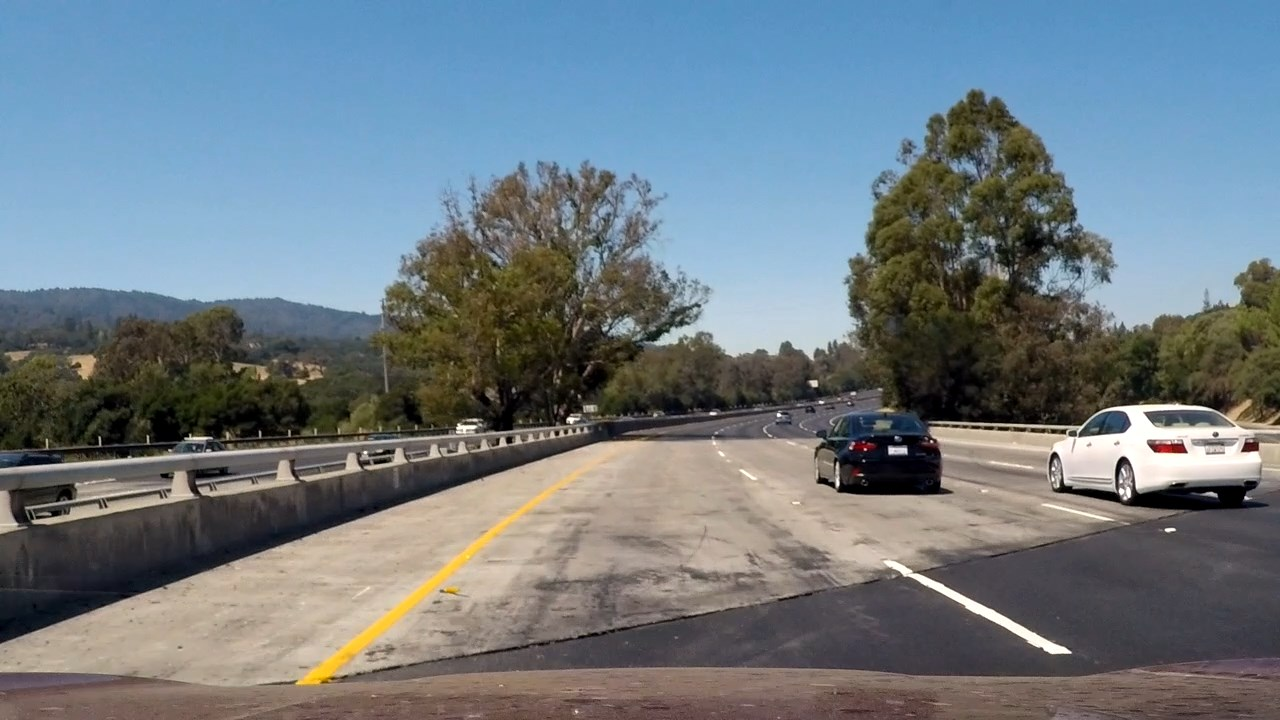
#> input picture images_challenge/challenge_1.jpg, 1280 x 720 px; its folder holds only this picture in this run
$ python Lane_detect_images.py
#> lines starting #> are read from the running program, lines starting #| are printed output that depends on the picture; after the words box and inside, x2 and y2 are one past the last pixel; in counts of white or black regions, pixels touching at a corner belong together
# -*- coding: utf-8 -*-
"""
Created on Fri Jul 14 15:49:36 2017

@author: Toshiharu
"""

import matplotlib.pyplot as plt
import matplotlib.image as mpimg
import numpy as np
import cv2
import math

import glob, os
# [4 lines of commented-out code are left out]

def grayscale(img):
    # Grayscale transform
    return cv2.cvtColor(img, cv2.COLOR_RGB2GRAY)

def colorFilter(img,lowerColor,upperColor):
    """
    Isolate certain color range of image
    To isolate multiple colors, isolate them separately and bitwise added them
    color is assumed in RGB format
    """
    return cv2.inRange(img,lowerColor,upperColor)

def canny(img, low_threshold, high_threshold):
    """Applies the Canny transform"""
    return cv2.Canny(img, low_threshold, high_threshold)

def gaussianBlur(img, kernel_size):
    """Applies a Gaussian Noise kernel"""
    return cv2.GaussianBlur(img, (kernel_size, kernel_size), 0)

def roi(img, vertices):
    """
    Applies an image mask.
        Only keeps the region of the image defined by the polygon
    formed from `vertices`. The rest of the image is set to black.
    """
    """defining a blank mask to start with"""
    mask = np.zeros_like(img)

    """defining a 3 channel or 1 channel color to fill the mask with depending
    on the input image
    """
    if len(img.shape) > 2:
        channel_count = img.shape[2]  # i.e. 3 or 4 depending on your image
        ignore_mask_color = (255,) * channel_count
    else:
        ignore_mask_color = 255

    """filling pixels inside the polygon defined by "vertices" with the
    fill color
    """
    cv2.fillPoly(mask, vertices, ignore_mask_color)
    plt.figure()
    plt.imshow(image)
    plt.contour(mask,colors='b',linestyles='dashed')

    """returning the image only where mask pixels are nonzero"""
    masked_image = cv2.bitwise_and(img, mask)
    return masked_image

def Lane_lines_fit(houghLines,poly_degree=1):
    """
    The points obtained from the Hough transformation are used to
    identify the polynomial curve parameters using the function polyfit
    The outputs of the Lane_lines_fit function are the left and right
    curve
    """
    leftPoints  =[[],[]]
    rightPoints =[[],[]]
    leftCurve = np.zeros(shape=(1,2))
    rightCurve = np.zeros(shape=(1,2))

    for line in houghLines:
        for x1,y1,x2,y2 in line:
            #if m< 0, left line
            m = (y1-y2)/(x1-x2)
#            print(m)
            if m<-0.5:
                leftPoints=np.append(leftPoints,[[x1,x2],[y1,y2]],axis=1)
            elif m>0.5:
               rightPoints=np.append(rightPoints,[[x1,x2],[y1,y2]],axis=1)

#    print(rightPoints)
    leftCurve=np.polyfit(leftPoints[1,:],leftPoints[0,:],poly_degree)  #    x=f(y)
    rightCurve=np.polyfit(rightPoints[1,:],rightPoints[0,:],poly_degree)  # x=f(y)

    return leftCurve,rightCurve

def hough_lines(img, rho, theta, threshold, min_line_len, max_line_gap):
    """
    `img` should be the output of a Canny transform.

    Returns an image with hough lines drawn.
    """
    lines = cv2.HoughLinesP(img, rho, theta, threshold, np.array([]), minLineLength=min_line_len, maxLineGap=max_line_gap)
#    line_img = np.zeros((img.shape[0], img.shape[1], 3), dtype=np.uint8)
    line_img = np.copy(img)*0

    for line in lines:
        for x1,y1,x2,y2 in line:
            cv2.line(line_img, (x1, y1), (x2, y2), (255,0, 0), thickness=2)
# [5 lines of commented-out code are left out]
    return lines

def weighted_img(img, initial_img, α=0.8, β=1., λ=0.):
    """
    `img` is the output of the hough_lines(), An image with lines drawn on it.
    Should be a blank image (all black) with lines drawn on it.

    `initial_img` should be the image before any processing.

    The result image is computed as follows:

    initial_img * α + img * β + λ
    NOTE: initial_img and img must be the same shape!
    """
    return cv2.addWeighted(initial_img, α, img, β, λ)

def drawLines(img,leftCurve,rightCurve,verLim):
    """
    This function takes an image, and the curve equation of the left and right
    lanes. Then, it draws this two curves over the image.

    By default, both equation start at the bottom of the figure and finish at
    y = verLim
    """
    """ Left line initial and end points"""
    imshape = img.shape
    y1_left = imshape[0]
    x1_left = int(y1_left*leftCurve[0]+leftCurve[1])

    y2_left = verLim
    x2_left = int(y2_left*leftCurve[0]+leftCurve[1])

    """ Right line initial and end points """
    y1_right = imshape[0]
    x1_right = int(y1_right*rightCurve[0]+rightCurve[1])

    y2_right = verLim
    x2_right = int(y2_right*rightCurve[0]+rightCurve[1])

    fit_line_image = np.copy(img)*0

    """ Drawing the curves """
    cv2.line(fit_line_image,(x1_left,y1_left),(x2_left,y2_left),(0,0,255),10)
    cv2.line(fit_line_image,(x1_right,y1_right),(x2_right,y2_right),(0,0,255),10)

    """
    Overlaying the curves on the input image, applying a previous transparency
    transformation
    """
    return  weighted_img(image,fit_line_image,0.8,1,0)


###############################################################################

#imagesFolder = "test_images"
imagesFolder = "images_challenge"
outputFolder = "images_output"
#init(imagesFolder)  # Change dir to to imagesFolder
#

for file in os.listdir(imagesFolder):
    if file.endswith(".jpg"):
#        image = mpimg.imread(imagesFolder+"/"+file)
        image = cv2.imread(imagesFolder+"/"+file)
#> image is the input picture: shape (720, 1280, 3); mean B, G, R 130.1, 122.7, 111.3

        #Filter white color  in BGR order!!!
        lowerWhite = np.array([195,195,195])
        upperWhite = np.array([255,255,255])

#        lowerYellow = np.array([80, 190, 215])
#        upperYellow = np.array([150, 255, 255])

        """Challenge colors"""
#        lowerYellow = np.array([30, 180, 215])
#        upperYellow = np.array([150, 255, 255])
        lowerYellow = np.array([15, 170, 215])
        upperYellow = np.array([160, 255, 255])

        imageWhites = colorFilter(image,lowerWhite,upperWhite)
#> in colorFilter, `return cv2.inRange(img,lowerColor,upperColor)`:
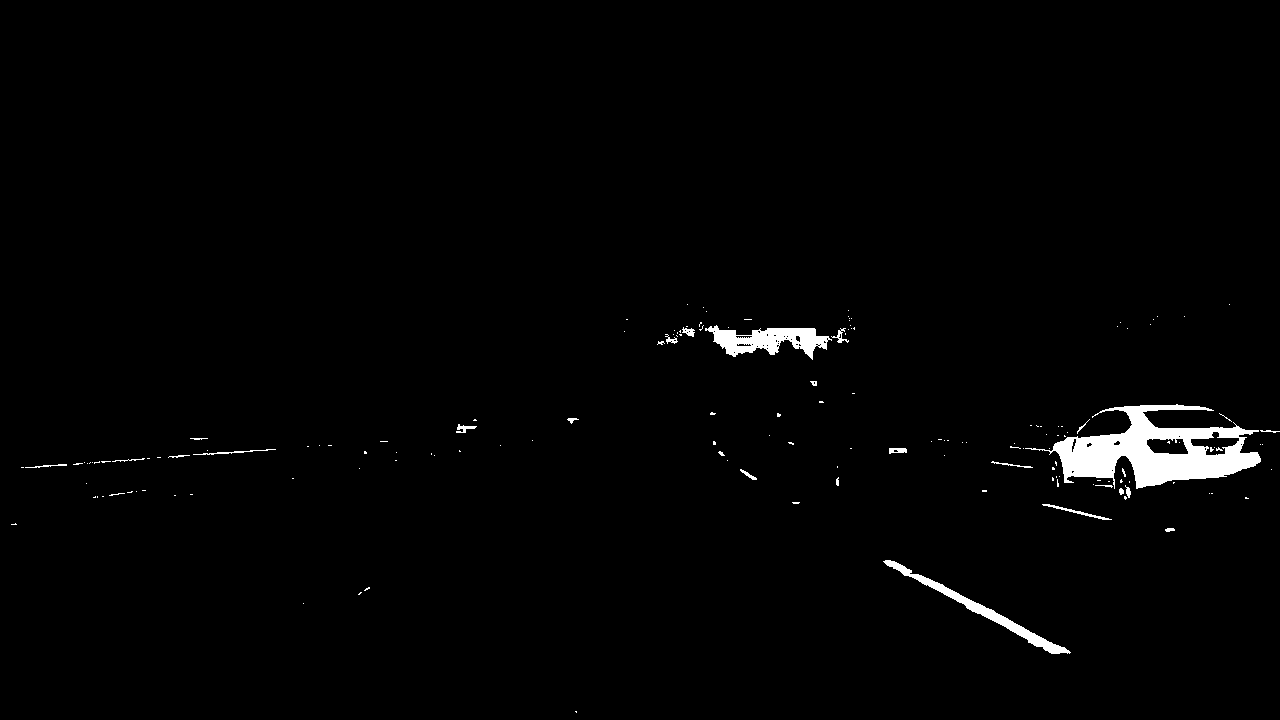
#> returned value: shape (720, 1280); 1.5% white; 160 white regions (135 under 20 px), largest, box (x1, y1, x2, y2) and area: (1025, 404, 1261, 489) 8601, (705, 325, 832, 360) 2151, (883, 560, 1071, 654) 1665
        imageYellows = colorFilter(image,lowerYellow,upperYellow)
        imageFiltered = cv2.bitwise_or(imageWhites, imageYellows)
#> imageFiltered: shape (720, 1280); 2.1% white; 167 white regions (139 under 20 px), largest, box (x1, y1, x2, y2) and area: (1025, 404, 1261, 489) 8601, (296, 461, 600, 684) 4828, (705, 325, 832, 360) 2151

        plt.figure()
        plt.imshow(imageFiltered)
    # [4 lines of commented-out code are left out]

        """ Masking Region of interest"""
        imshape = image.shape
        #        vertices = np.array([[(0,imshape[0]),(450, 300), (500,300), (imshape[1],imshape[0])]], dtype=np.int32)
        """ Challenge"""
        vertices = np.array([[(0,660),(550, 450), (730,450), (imshape[1],660)]], dtype=np.int32)
        maskedImg = roi(imageFiltered,vertices)
#> in roi, `masked_image = cv2.bitwise_and(img, mask)`:
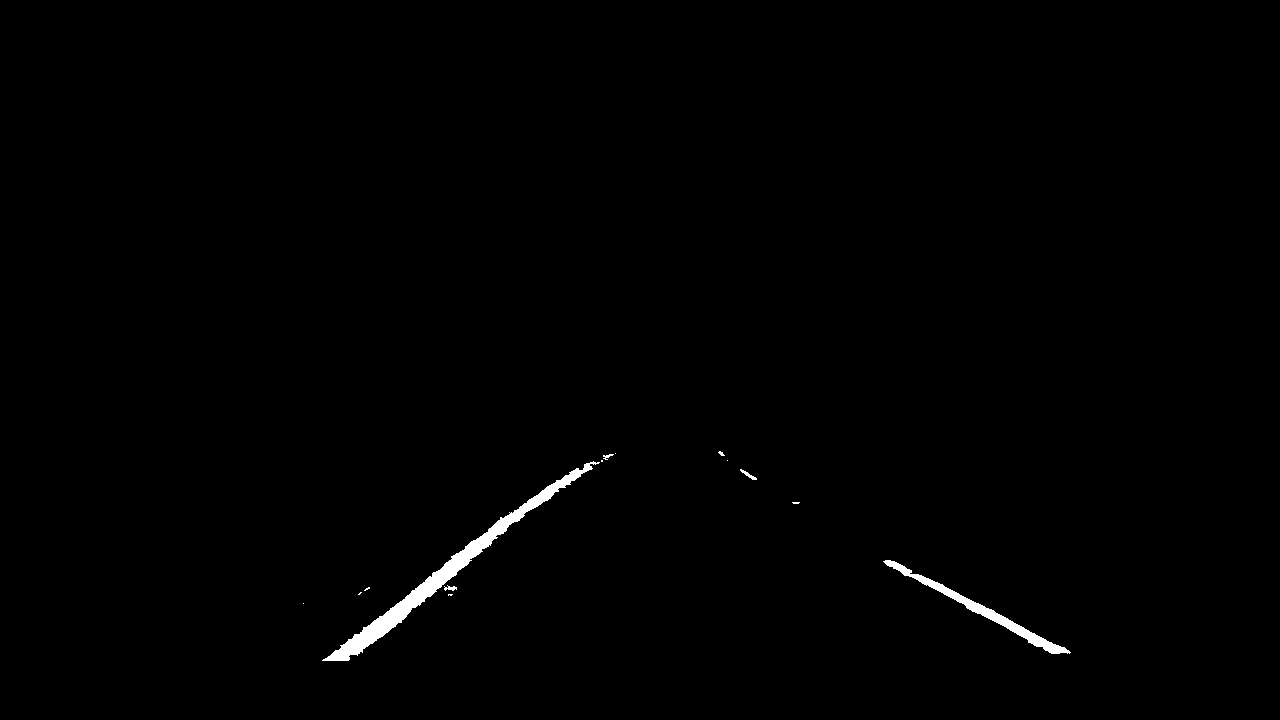
#> masked_image: shape (720, 1280); 0.67% white; 14 white regions (9 under 20 px), largest, box (x1, y1, x2, y2) and area: (322, 461, 600, 661) 4267, (883, 560, 1071, 654) 1665, (740, 469, 757, 480) 57, (444, 585, 457, 591) 44, (603, 454, 614, 460) 31

#        gray = cv2.cvtColor(image,cv2.COLOR_RGB2GRAY)

        """ Define a kernel size and apply Gaussian smoothing"""
        blur_gray = gaussianBlur(maskedImg,kernel_size=5)

        # Define our parameters for Canny and apply
        low_threshold = 50
        high_threshold = 200
#        edges = canny(blur_gray, low_threshold, high_threshold)
#        plt.figure()
#        plt.imshow(edges)


        """
        Define the Hough transform parameters
        Make a blank the same size as our image to draw on
        """
        rho = 1 # distance resolution in pixels of the Hough grid
        theta = np.pi/180 # angular resolution in radians of the Hough grid
        threshold =30  #1   # minimum number of votes (intersections in Hough grid cell)
        min_line_length = 20 #5 #minimum number of pixels making up a line
        max_line_gap = 15 #1   # maximum gap in pixels between connectable line segments
        line_image = np.copy(image)*0 # creating a blank to draw lines on
#> line_image: shape (720, 1280, 3); every value is 0

        """ Run Hough on edge detected image"""
        houghLines = hough_lines(blur_gray, rho, theta, threshold, min_line_length, max_line_gap)
#> in hough_lines, `lines = cv2.HoughLinesP(img, rho, theta, threshold, np.array([]), minL..`: lines = 57 rows, first 6: [327, 662, 605, 453], [320, 660, 545, 484], [322, 662, 592, 459], [330, 662, 609, 452], [325, 662, 602, 453], [333, 662, 613, 451]
#> the loop in hough_lines, `for line in lines:` made 57 passes
#> after the loop in hough_lines, `for line in lines:`:
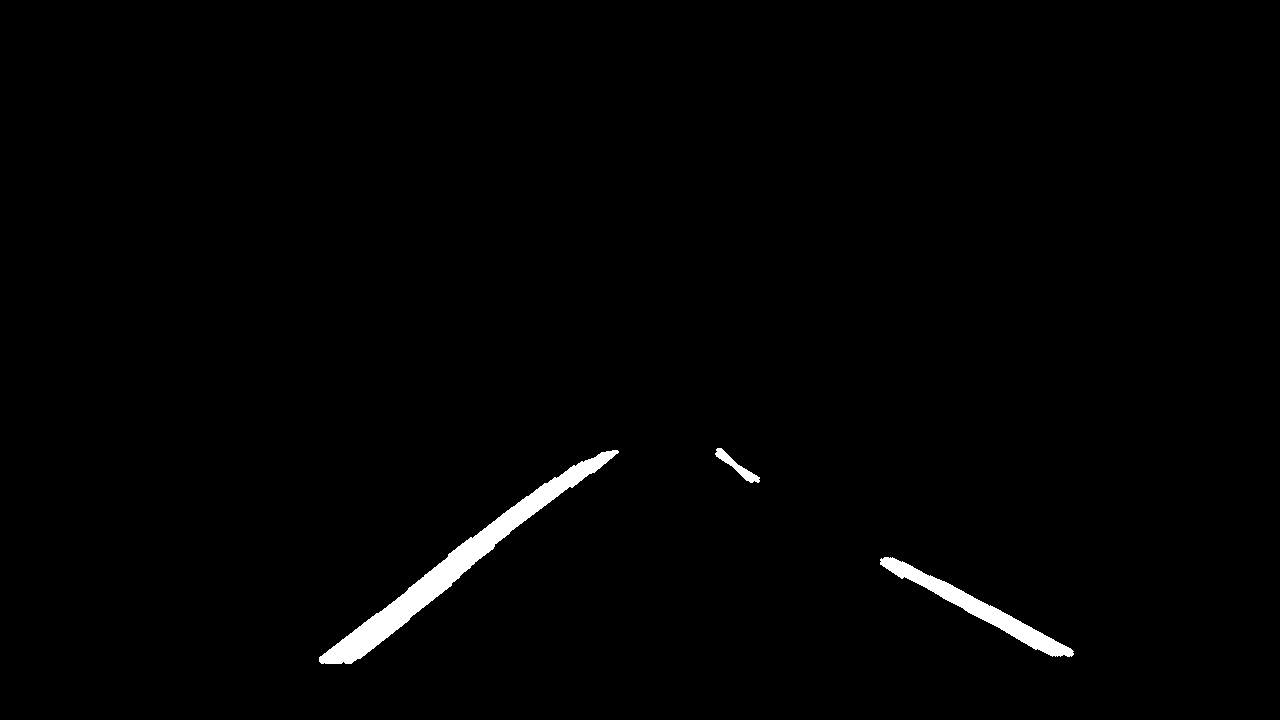
#> line_img: shape (720, 1280); 1.2% white; 3 white regions, box (x1, y1, x2, y2) and area: (319, 450, 619, 664) 7458, (880, 557, 1074, 657) 3187, (715, 448, 760, 483) 410
#> houghLines has the same summary as lines in hough_lines
        #print(houghLines)

        """ Identified the curve equation of each, left and right lanes"""
        leftCurve,rightCurve = Lane_lines_fit(houghLines,poly_degree=1)
#> the loop in Lane_lines_fit, `for line in houghLines:` made 57 passes
#> leftCurve = [-1.3, 1190.4]; rightCurve = [1.74, -78.2]

#        verLim = 350 # Vertical limit to draw the identified lane's curves
        """Challenge verLim"""
        verLim = 450

        output_img = drawLines(image,leftCurve,rightCurve,verLim)
#> in drawLines, `x1_left = int(y1_left*leftCurve[0]+leftCurve[1])`: x1_left = 257
#> in drawLines, `x2_left = int(y2_left*leftCurve[0]+leftCurve[1])`: x2_left = 607
#> in drawLines, `x1_right = int(y1_right*rightCurve[0]+rightCurve[1])`: x1_right = 1171
#> in drawLines, `x2_right = int(y2_right*rightCurve[0]+rightCurve[1])`: x2_right = 703


        cv2.imwrite(outputFolder+"/"+file[:-4]+'-output.jpg',output_img)

    #print(file)
        plt.figure()
        plt.title(file[:-4]+'-output')
        output_img = cv2.cvtColor(output_img, cv2.COLOR_BGR2RGB)  #change to RGB
        plt.imshow(output_img)

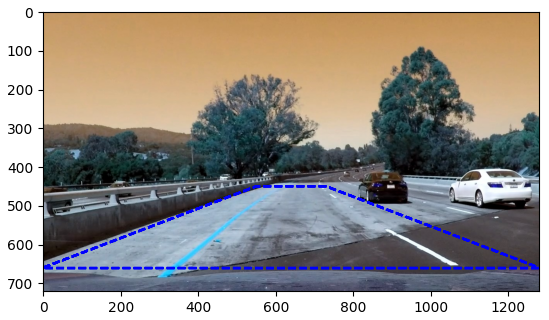
#> figure drawn by matplotlib, 1 panel; B, G, R data is drawn as R, G, B

$ run again, on images_challenge/challenge_3.jpg
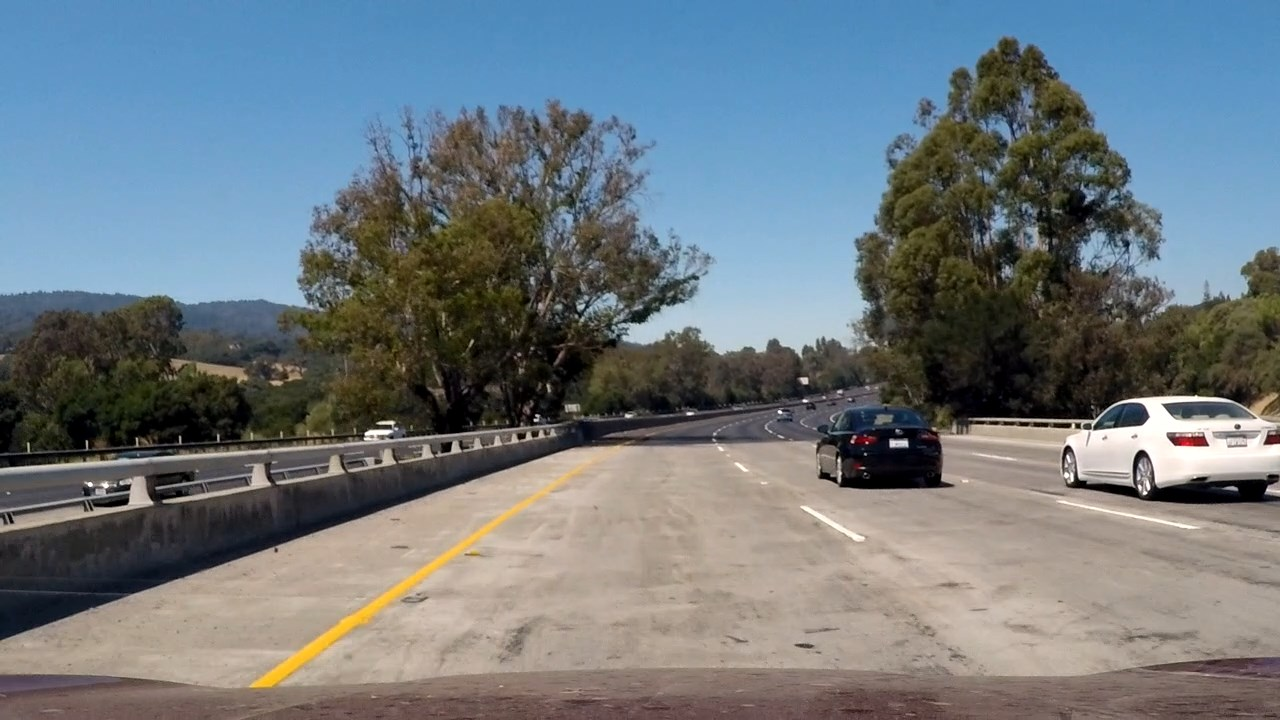
#> input picture images_challenge/challenge_3.jpg, 1280 x 720 px
#> image is the input picture: shape (720, 1280, 3); mean B, G, R 126.4, 120.5, 111
#> imageFiltered: shape (720, 1280); 1.7% white; 143 white regions (125 under 20 px), largest, box (x1, y1, x2, y2) and area: (1062, 396, 1280, 484) 9224, (250, 456, 598, 687) 4204, (1057, 501, 1199, 529) 387
#> mask: shape (720, 1280); 16.8% white; 1 white region, box (x1, y1, x2, y2) and area: (0, 450, 1280, 661) 154475
#> masked_image: shape (720, 1280); 0.44% white; 5 white regions (2 under 20 px), largest, box (x1, y1, x2, y2) and area: (286, 456, 598, 661) 3630, (800, 506, 865, 541) 360, (735, 463, 748, 472) 46
#> line_image: shape (720, 1280, 3); every value is 0
#> lines = 41 rows, first 6: [297, 662, 599, 459], [288, 662, 597, 454], [291, 662, 599, 454], [284, 662, 592, 454], [293, 662, 599, 456], [287, 662, 596, 454]
#> the loop in hough_lines, `for line in lines:` made 41 passes
#> after the loop in hough_lines, `for line in lines:`:
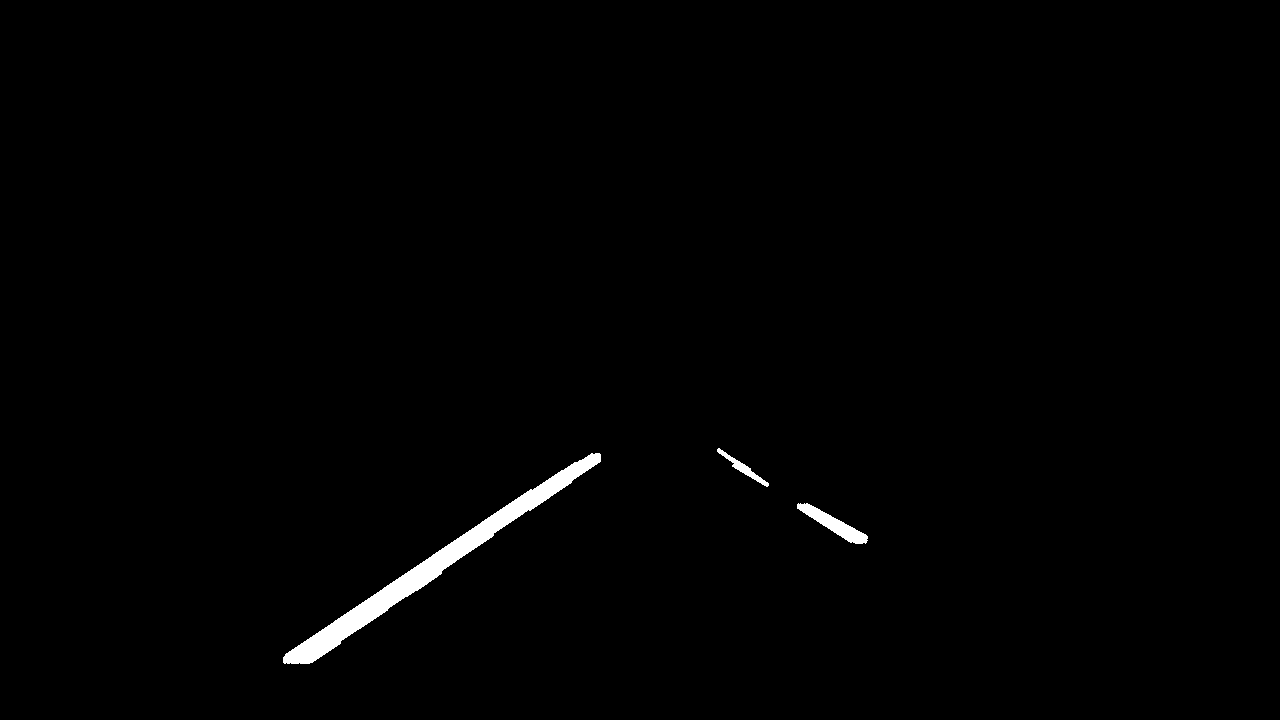
#> line_img: shape (720, 1280); 0.89% white; 3 white regions, box (x1, y1, x2, y2) and area: (283, 453, 601, 664) 6892, (797, 503, 868, 544) 922, (717, 448, 769, 487) 362
#> houghLines has the same summary as lines in hough_lines
#> the loop in Lane_lines_fit, `for line in houghLines:` made 41 passes
#> leftCurve = [-1.46, 1261.8]; rightCurve = [1.62, -13.85]
#> x1_left = 213
#> x2_left = 606
#> x1_right = 1150
#> x2_right = 714
#> ``:
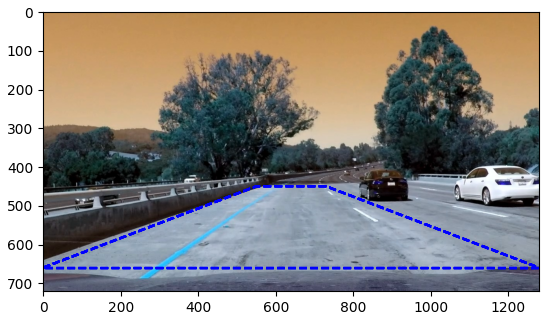
#> figure drawn by matplotlib, 1 panel; B, G, R data is drawn as R, G, B
